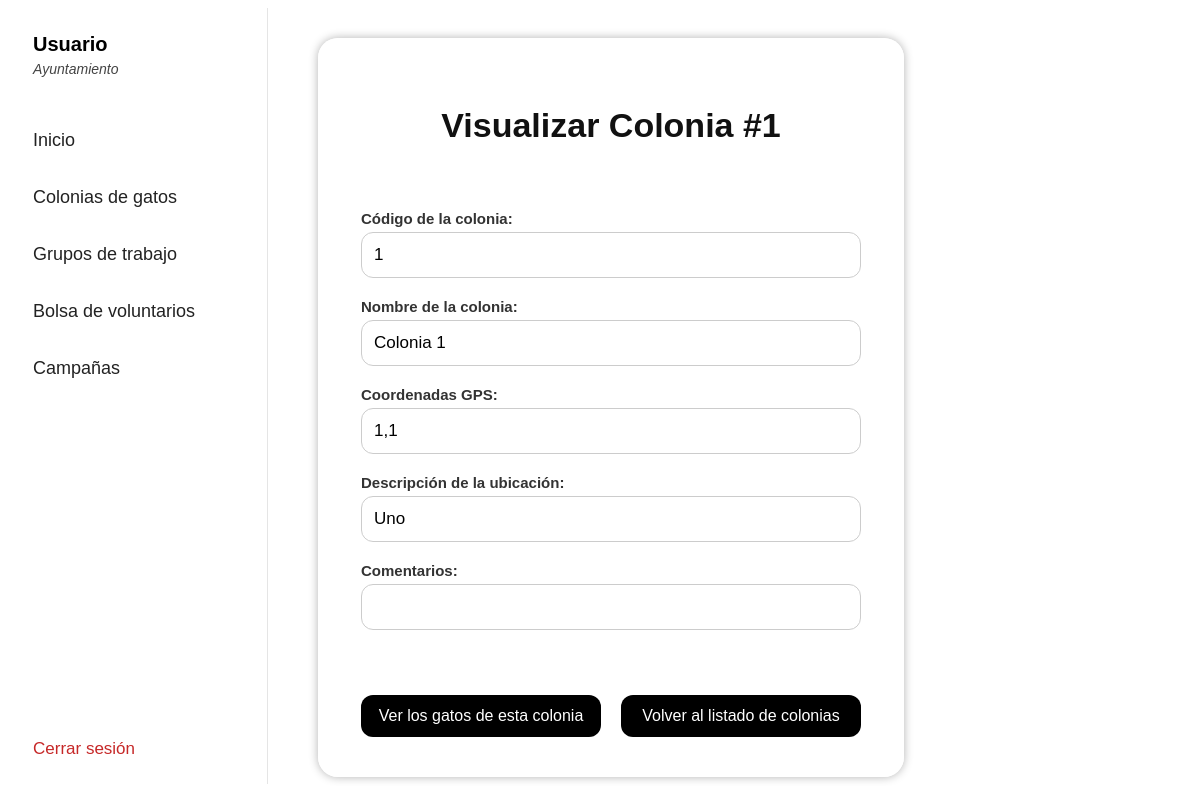
The app's page /BD2imo/panel_ayuntamiento/opciones_gest_colonias/ver_colonia.php?id=1 with its own data.
### tables this page shows
CREATE TABLE colonia (
    id_colonia INT AUTO_INCREMENT NOT NULL PRIMARY KEY,
    nombre_colonia Varchar(100) NOT NULL,
    coordenadas_GPS Varchar(100) NOT NULL,
    descripción_ubicación Varchar(255),
    comentarios Varchar(255),
    id_ayuntamiento INT NOT NULL,
    CONSTRAINT fk_colonia_ayuntamiento FOREIGN KEY (id_ayuntamiento) REFERENCES ayuntamiento(id_ayuntamiento)
);

### BD2imo/panel_ayuntamiento/opciones_gest_colonias/ver_colonia.php (the view, shortened to what this page needs)
<?php
$datos_colonia = [
    'id_colonia' => '',
    'nombre_colonia' => '',
    'coordenadas_GPS' => '',
    'descripción_ubicación' => '',
    'comentarios' => ''
];
$colonia_encontrada = false;
if (isset($_GET["id"])) {
    $id_colonia_actual = $_GET["id"];
    $conexion = mysqli_connect("localhost", "root", "");
    $consulta_select = "SELECT id_colonia, nombre_colonia, coordenadas_GPS, descripción_ubicación, comentarios
                        FROM colonia
                        WHERE id_colonia = '$id_colonia_actual'";
    $resultado = mysqli_query($conexion, $consulta_select);
    if ($resultado && mysqli_num_rows($resultado) > 0) {
        $datos_colonia = mysqli_fetch_assoc($resultado);
        $colonia_encontrada = true;
    } else {
        $mensaje_error = "Error: No se encontró la colonia con el ID: " . htmlspecialchars($id_colonia_actual);
    }
} else {
    $mensaje_error = "Error: No se ha especificado el ID de la colonia a visualizar.";
}
$id = htmlspecialchars($datos_colonia['id_colonia']);
$nombre = htmlspecialchars($datos_colonia['nombre_colonia']);
$coordenadas = htmlspecialchars($datos_colonia['coordenadas_GPS']);
$descripcion = htmlspecialchars($datos_colonia['descripción_ubicación']);
$comentarios = htmlspecialchars($datos_colonia['comentarios']);
?>
<!DOCTYPE html>
<html>
<head>
    <link rel="stylesheet" href="../../estilo/estilo_panel.css">
    <link rel="stylesheet" href="../../estilo/estilo_contenido.css">
</head>
<body>
<div style="display: flex; flex-direction: row;">
    <?php include("../panel_opciones.php"); ?>
    <div class="zona-contenido">
        <div class="contenedor-difuminado">
            <h2 class="titulo-dashboard">Visualizar Colonia #<?php echo $id; ?></h2>
            <?php if ($colonia_encontrada) : ?>
                <div class="formulario-colonia">
                    <label for="id_colonia">Código de la colonia:</label>
                    <input type="text" id="id_colonia" name="id_colonia" value="<?php echo $id; ?>"
                           maxlength="20" required readonly>
                    <label for="nombre_colonia">Nombre de la colonia:</label>
                    <input type="text" id="nombre_colonia" name="nombre_colonia" value="<?php echo $nombre; ?>"
                           maxlength="100" required readonly>
                    <label for="coordenadas_GPS">Coordenadas GPS:</label>
                    <input type="text" id="coordenadas_GPS" name="coordenadas_GPS" value="<?php echo $coordenadas; ?>"
                           maxlength="100" required readonly>
                    <label for="descripcion_ubicacion">Descripción de la ubicación:</label>
                    <input type="text" id="descripcion_ubicacion" name="descripcion_ubicacion" value="<?php echo $descripcion; ?>"
                           maxlength="255" readonly>
                    <label for="comentarios">Comentarios:</label>
                    <input type="text" id="comentarios" name="comentarios" value="<?php echo $comentarios; ?>"
                           maxlength="255" readonly>
                    <div style="display: flex; gap: 20px; margin-top: 30px;">
                        <button type="button"
                                class="boton-gestion boton-confirmar"
                                onclick="location.href='ver_todos_gatos.php?id=<?php echo $id; ?>'"
                                style="flex-grow: 1;">
                            Ver los gatos de esta colonia
                        </button>
                        <button type="button"
                                class="boton-gestion boton-confirmar"
                                onclick="location.href='../gestionar_colonias.php'"
                                style="flex-grow: 1;">
                            Volver al listado de colonias
                        </button>
                    </div>
                </div>
            <?php endif; ?>
        </div>
    </div>
</div>
</body>
</html>

### BD2imo/estilo/estilo_panel.css (style rules this page uses)
.zona-contenido { margin-left: 0px; padding: 0px; font-family: Arial; }

### BD2imo/estilo/estilo_contenido.css (style rules this page uses)
.zona-contenido { margin-left: 50px; min-height: 97vh; background-size: cover; background-position: center; box-sizing: border-box; }
.contenedor-difuminado { background: rgba(255, 255, 255, 0.85); backdrop-filter: blur(6px); -webkit-backdrop-filter: blur(6px); padding: 40px; border-radius: 20px; box-shadow: 0 0 10px rgba(0,0,0,0.3); width: 92%; margin: auto; margin-top: 30px; }
.titulo-dashboard { text-align: center; font-size: 34px; font-weight: bold; margin-bottom: 40px; color: #111; }
.boton-gestion { width: 100%; padding: 12px; background: #000; color: white; border: none; border-radius: 12px; cursor: pointer; font-size: 16px; }
.formulario-colonia { max-width: 500px; margin: 0 auto; padding-top: 10px; display: flex; flex-direction: column; }
.formulario-colonia label { display: block; font-weight: bold; margin-top: 15px; margin-bottom: 5px; font-size: 15px; color: #333; }
.formulario-colonia input[type="text"] { width: 100%; padding: 12px; margin-bottom: 5px; border-radius: 12px; border: 1px solid #ccc; font-size: 17px; box-sizing: border-box; }
.boton-confirmar { width: 100%; margin-top: 30px; }

### records on screen
colonia: id_colonia "1", nombre_colonia "Colonia 1", coordenadas_GPS "1,1", descripcion_ubicacion "Uno"

### other values on screen
$usuario_mostrar "Usuario"
